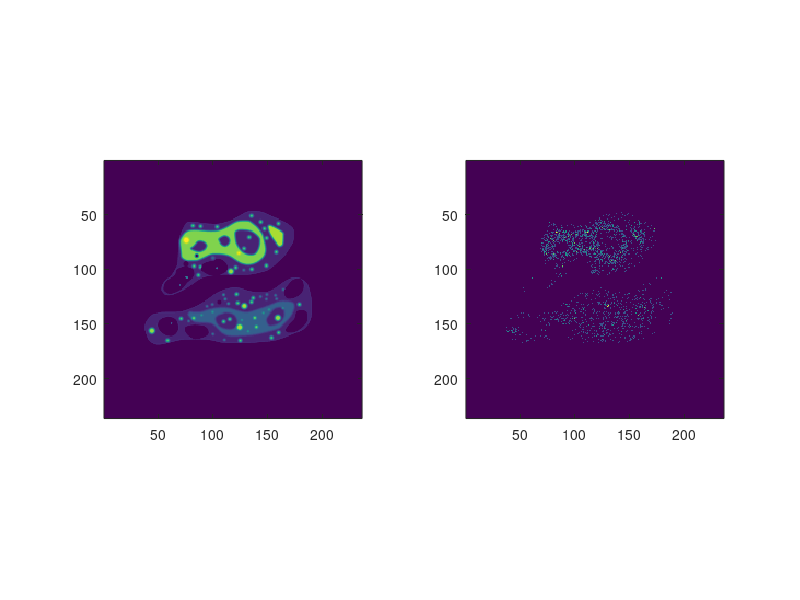

Recreate this plot in MATLAB. (Note: this script raises an error after producing the figure.)
function example_cell_dummy()
% Shows another simulation with a cell dummy (quite crowded but not enough
% fine structure).

fprintf('Takes very long!\n');

% load cell example
pattern = load('data/cell_dummy_object.mat');
pattern = pattern.pattern;
% cut off some border
B = 10;
pattern = pattern(1+B:end-B,1+B:end-B);
cell = max(0, pattern - 0.6); % need to subtract a bit of volume
cell = cell / max(cell(:));

% save as transparent image
% A = uint8(cell/max(cell(:))*255);
% cm = gray(255);
% imwrite(A, cm(end:-1:1,:), 'cell.png'); % transparentcolor doesn't work with png

% draw random position from the cell example
rng('shuffle');
number_molecules = 2000;
dims = size(cell);
object = zeros(dims);
n = 0;
while n < number_molecules
    x = randi(dims(1));
    y = randi(dims(2));
    if rand() < cell(x, y)
        object(x, y) = object(x, y) + 1;
        n = n + 1;
    end
end

figure();
subplot(1,2,1);
imagesc(cell);
axis image;
subplot(1,2,2);
imagesc(object);
axis image;

%% general parameters
p = 0.02;
params.md = 4; 
data.t_STED = 1e3;
data.t_CONF = 3e2;

params.FWHM_STED = 7;
params.FWHM_CONF = 23;

% PSFs (the same for all examples here)
h_sted = gaussian([31, 31], params.FWHM_STED);
h_conf = gaussian([63, 63], params.FWHM_CONF);

lambda = 0; %.01;

% perform forward simulation
t = tic();
% STED
data.Y_STED = full_forward_simulation(object, p, lambda, h_sted, params.md, data.t_STED, [], true);
% confocal
data.Y_CONF = full_forward_simulation(object, p, lambda, h_conf, params.md, data.t_CONF, [], true);
toc(t);

show_results(data.Y_CONF, data.Y_STED, object, cell);

% store as images
% cm = hot(255);
% for i = 1:2
%     img = data.Y_CONF{i+1};
%     img = uint8(img / max(img(:)) * 255);
%     imwrite(img, cm, sprintf('conf_%d.png', i));
%         img = data.Y_STED{i+1};
%     img = uint8(img / max(img(:)) * 255);
%     imwrite(img, cm, sprintf('sted_%d.png', i));
% end

%% estimate molecular map
alpha = 0.1;
load('miscate/test_cell_dummy.mat'); %Psi = []; % % need to compute a new test before
% Psi = [];
params.lambda = lambda;
params.a = 2; %matched by hand
params.b = 0.031;
t = tic();
% [segments, n, p, conf, aux] = estimate_molecular_map(data,params,[],alpha);
[segments, n, p, conf, aux] = estimate_molecular_map(data,params,Psi,alpha);
% "Making the segmentation valid......done!" - takes very long
toc(t);

fig = figure();
hold on;
axis off;
box on;
seg = d.watershed;
Nseg = double(max(seg(:)));
cm = jet(Nseg);
for i = 1 : Nseg
    B = bwboundaries(seg == i, 'noholes');
    B = B{1};
    patch(B(:, 2), -B(:, 1), cm(i, :), 'EdgeColor', 'k')
end
xlim([1, size(seg, 2)]);
ylim([-size(seg, 1), -1]);
pbaspect([1,1,1]);
exportgraphics(fig, 'cell_watershed.emf');

fig = figure();
hold on;
axis off;
box on;
seg = d.segmentation;
Nseg = double(max(seg(:)));
cm = jet(Nseg);
for i = 1 : Nseg
    B = bwboundaries(seg == i, 'noholes');
    B = B{1};
    patch(B(:, 2), -B(:, 1), cm(i, :), 'EdgeColor', 'k')
end
xlim([1, size(seg, 2)]);
ylim([-size(seg, 1), -1]);
pbaspect([1,1,1]);
exportgraphics(fig, 'cell_segmentation.emf');

fig = figure();
hold on;
axis off;
box on;
N = size(d.boxes, 1);
% sort boxes by area
a = (diff(d.boxes(:, [1,3]), 1, 2) + 1) .* (diff(d.boxes(:, [2,4]), 1, 2) + 1);
[a, ix] = sort(a, 'desc');
boxes = d.boxes(ix, :);
a = sqrt(a); % we use the sqrt of the area as color indicator
R = [min(a), max(a)];
% cm = jet(1000);
cm = parula(1000);
% cm = img_colormap_dawn(1000);
% cm = bone(1000);
% cm = winter(1000);
for i = 1 : N
    b = boxes(i, :);
    ci = floor((a(i) - R(2))/(R(1)-R(2))*999)+1;
%     c = floor(cm(ci, :)*255);
c = cm(ci, :);
    patch(b([2, 2, 4, 4, 2]), -b([1,3,3,1,1]), c, 'EdgeColor', 'k');
end
xlim([1, size(seg, 2)]);
ylim([-size(seg, 1), 1]);
pbaspect([1,1,1]);
exportgraphics(fig, 'cell_boxes.emf');


% A = double(d.watershed);
% A = uint8(A / max(A(:)) * 255);
% cm = jet(255);
% cm(1, :) = [1,1,1];
% imwrite(A, cm, 'cell_watershed.png');
% 
% A = double(d.segmentation);
% A = uint8(A / max(A(:)) * 255);
% cm = jet(255);
% cm(1, :) = [1,1,1];
% imwrite(A, cm, 'cell_segmentation.png');
% 

N = size(d.boxes, 1);
A = zeros([size(d.segmentation), 3], 'uint8') + 255; % white at the beginning
% sort boxes by area
a = (diff(d.boxes(:, [1,3]), 1, 2) + 1) .* (diff(d.boxes(:, [2,4]), 1, 2) + 1);
[a, ix] = sort(a, 'desc');
boxes = d.boxes(ix, :);
a = sqrt(a); % we use the sqrt of the area as color indicator
R = [min(a), max(a)];
% cm = jet(1000);
cm = parula(1000);
% cm = img_colormap_dawn(1000);
% cm = bone(1000);
% cm = winter(1000);
for i = 1 : N
    b = boxes(i, :);
    ci = floor((a(i) - R(2))/(R(1)-R(2))*999)+1;
    c = floor(cm(ci, :)*255);
    A(b(1):b(3),b(2):b(4),1) = c(1);
    A(b(1):b(3),b(2):b(4),2) = c(2);
    A(b(1):b(3),b(2):b(4),3) = c(3);
end
imshow(A);
% colormap(parula);
% colormap(img_colormap_dawn);
colormap(bone);
colormap(winter);
colorbar();
% exportgraphics(gcf, 'cell_boxes_parula.png');
% exportgraphics(gcf, 'cell_boxes_dawn.png');
% exportgraphics(gcf, 'cell_boxes_bone.png');
% exportgraphics(gcf, 'cell_boxes_winter.png');
imwrite(A, 'cell_boxes.png');

% molecular map (color coded for density)
N = max(d.segmentation(:));
out = zeros(size(d.segmentation));
for i = 1 : N
    seg = d.segmentation == i;
    no = sum(object(seg));
    A = sum(seg(:));
    out(seg) = no / A;
end
out = uint8(out / max(out(:)) * 255);
out(out == 0) = 255;
imwrite(out, gray, 'map_truth.png');

% molecular map
fig = figure();
imagesc(segments);
axis image;
cm = jet(256);
cm(1, :) = [1,1,1];
colormap(cm);
xticks([]);
yticks([]);
hold on;
[xi, yi] = ndgrid(1:size(segments, 1), 1:size(segments, 2));
hit = zeros(numel(conf), 1);
for i = 1 : numel(conf)
    seg = segments == i;
    % center of mass
    xc = sum(xi(:) .* seg(:)) ./ sum(seg(:));
    yc = sum(yi(:) .* seg(:)) ./ sum(seg(:));
    no = sum(object(seg));
%     text(yc, xc, sprintf('%d (%d,%d)', no, conf{i}), 'HorizontalAlignment', 'center');
    text(yc, xc, sprintf('%d', no), 'HorizontalAlignment', 'center', 'FontSize', 14);
    if no >= conf{i}(1) && no <= conf{i}(2)
        hit(i) = 1;
    end
end
exportgraphics(fig, 'cell_molecular_map.png');

fig = figure();
subplot(1,2,1);
imagesc(data.Y_STED{2});
axis image;
title('STED 1-ph');
subplot(1,2,2);
imagesc(segments);
axis image;
hold on;
imagesc(h_sted*numel(conf));
title('segmentation');

% fig = figure();
fig = figure('units','normalized','outerposition',[0 0 1 1]);
subplot(1,2,1);
imagesc(object);
axis image;
title(sprintf('truth n=%d (%d in segments)', sum(object(:)), sum(object(segments>0))));
subplot(1,2,2);
imagesc(segments);
axis image;
hold on;
[xi, yi] = ndgrid(1:size(segments, 1), 1:size(segments, 2));
hit = zeros(numel(conf), 1);
for i = 1 : numel(conf)
    seg = segments == i;
    % center of mass
    xc = sum(xi(:) .* seg(:)) ./ sum(seg(:));
    yc = sum(yi(:) .* seg(:)) ./ sum(seg(:));
    no = sum(object(seg));
    text(yc, xc, sprintf('%d (%d,%d)', no, conf{i}), 'HorizontalAlignment', 'center');
    if no >= conf{i}(1) && no <= conf{i}(2)
        hit(i) = 1;
    end
end
title(sprintf('%d segments, confidence hits=%.2f', numel(conf), mean(hit)));

end

function show_results(y_conf, y_sted, object, cell)
%

fig = figure();
for i = 1 : 4
    img = y_conf{i+1};
    subplot(2, 4, i);
    imagesc(img);
    axis image;
    title(sprintf('conf. %d-events: %d', i, sum(img(:))));
end
for i = 1 : 2
    img = y_sted{i+1};
    subplot(2, 4, 4+i);
    imagesc(img);
    axis image;
    title(sprintf('STED %d-events: %d', i, sum(img(:))));
end

subplot(2,4,7);
imagesc(object);
axis image;
title(sprintf('true mol.=%d',sum(object(:))));

subplot(2,4,8);
imagesc(cell);
axis image;
title('true object');

end